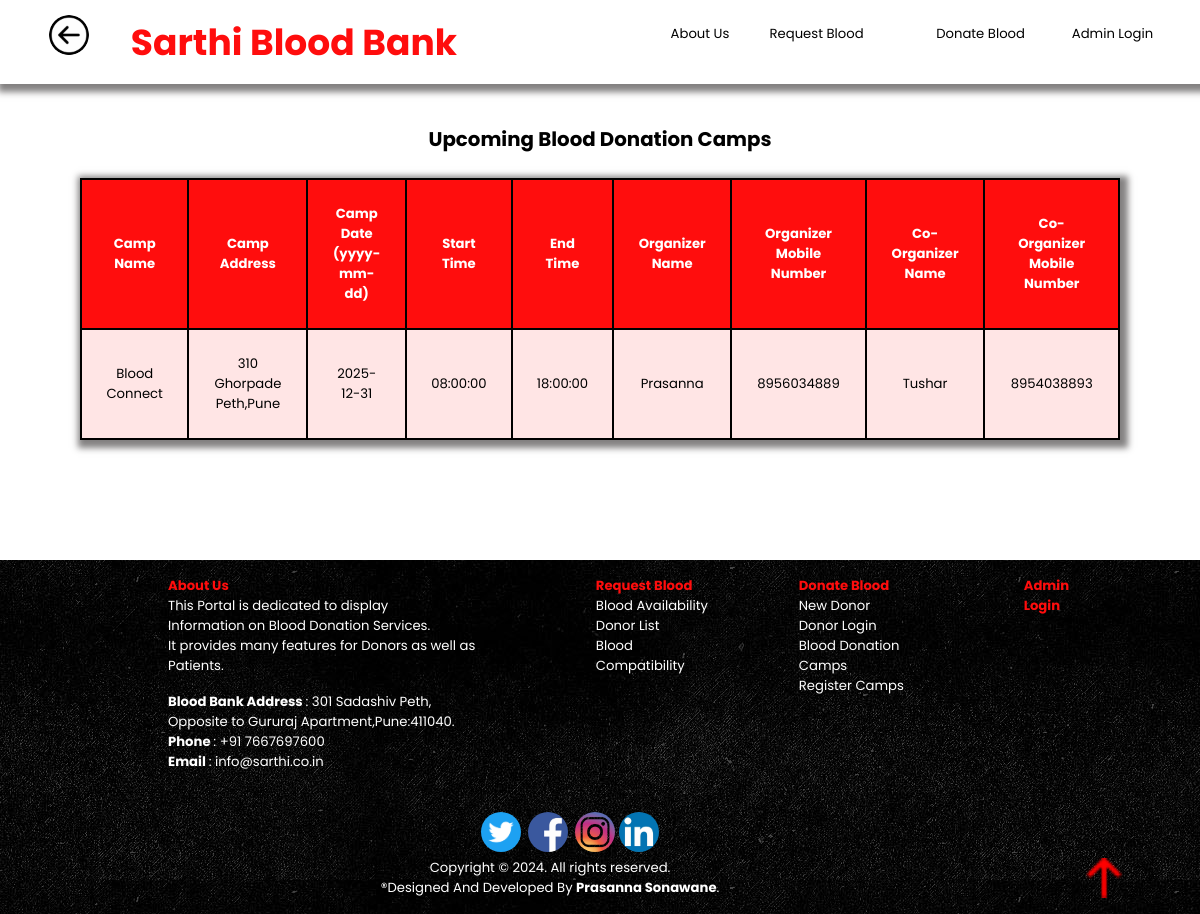
/blood_donation_camps.php, run on the app's committed database.
### tables this page shows
CREATE TABLE `camp_details` (`camp_id` INT NOT NULL AUTO_INCREMENT , `camp_name` VARCHAR(100) NOT NULL , `camp_address` TEXT NOT NULL , `camp_date` DATE NOT NULL , `camp_start_time` TIME NOT NULL , `camp_end_time` TIME NOT NULL , `org_name` VARCHAR(100) NOT NULL , `o_name` VARCHAR(100) NOT NULL , `o_mobile_no` DOUBLE NOT NULL , `o_email` VARCHAR(50) NOT NULL , `co_name` VARCHAR(100) NOT NULL , `co_mobile_no` DOUBLE NOT NULL , PRIMARY KEY (`camp_id`));

### blood_donation_camps.php (the view, shortened to what this page needs)
<!DOCTYPE html>
<html lang="en">
    <head>
        <link rel="stylesheet" type="text/css" href="css/style.css">
        <link rel="stylesheet" type="text/css" href="css/tables.css">
        <link rel="stylesheet" type="text/css" href="css/footer.css">
    </head>
    <body>
        <header>
            <?php include 'header.php'; ?>
        </header>
        <main>
            <table id="camp">
                <caption><h2>Upcoming Blood Donation Camps</h2></caption>
                <thead>
                    <tr>
                        <th>Camp Name</th>
                        <th>Camp Address</th>
                        <th>Camp Date<br>(yyyy-mm-dd)</th>
                        <th>Start Time</th>
                        <th>End Time</th>
                        <th>Organizer Name</th>
                        <th>Organizer Mobile Number</th>
                        <th>Co-Organizer Name</th>
                        <th>Co-Organizer Mobile Number</th>
                    </tr>
                </thead>
                <tbody>
                    <?php
                    include 'db_connection.php';
                    try {
                        $date=date('y-m-d');
                        $q = "SELECT * FROM `camp_details` WHERE `camp_date`>='$date' ORDER BY `camp_date`";
                        $res = $conn->query($q);
                        while ($row = $res->fetch()) {
                            echo "
                            <tr>
                                <td>" . $row['camp_name'] . "</td>
                                <td>" . $row['camp_address'] . "</td>
                                <td>" . $row['camp_date'] . "</td>
                                <td>" . $row['camp_start_time'] . "</td>
                                <td>" . $row['camp_end_time'] . "</td>
                                <td>" . $row['o_name'] . "</td>
                                <td>" . $row['o_mobile_no'] . "</td>
                                <td>" . $row['co_name'] . "</td>
                                <td>" . $row['co_mobile_no'] . "</td>
                            </tr>";
                        }
                    } catch (PDOException $e) {
                        echo $e->getMessage();
                    }
                    ?>
                </tbody>
            </table>
        </main>
        <footer>
            <?php include 'footer1.php'; ?>
        </footer>
    </body>
</html>

### css/style.css (style rules this page uses)
:root { --color: rgb(255, 13, 13); --border: 0.3vh solid black; --shadow: #221f1f8f 0.4vh 0.4vh 0.8vh 0.6vh; }
* { padding: 0; margin: 0; scroll-behavior: smooth; scroll-padding: 19vh; box-sizing: border-box; }
body { font-size: 1.1vw; font-family: Poppins, Poppin, sans-serif; min-height: 100%; min-width: 100%; text-align: center; }
header { background-color: white; min-width: 100%; min-height: 10vh; box-shadow: var(--shadow); display: flex; flex-direction: row; justify-content: space-around; align-items: center; margin-bottom: 5vh; z-index: 100; }
main { height: max-content; animation: bodytransition 1s; }
footer { background-image: url(../assets/images/footer_bg.jpg); color: white; padding: 2vh; height: fit-content; }

### css/tables.css (style rules this page uses)
table { animation:bounce 1s ; border: var(--border); border-collapse: collapse; margin: 15vh auto; text-align: center; box-shadow: var(--shadow); }
caption { padding-bottom: 3vh; }
thead { background-color: var(--color); color: white; }
tbody { background-color:rgb(255, 229, 229); }
th, td { border: var(--border); padding: 3vh; }
#camp { margin:5vh 10vh 15vh; }

### data on the page
camp_details: camp_name "Blood Connect", camp_address "310 Ghorpade Peth,Pune", camp_date "2025-12-31", camp_start_time "08:00:00", camp_end_time "18:00:00", o_name "Prasanna", o_mobile_no "8956034889", co_name "Tushar", co_mobile_no "8954038893"
